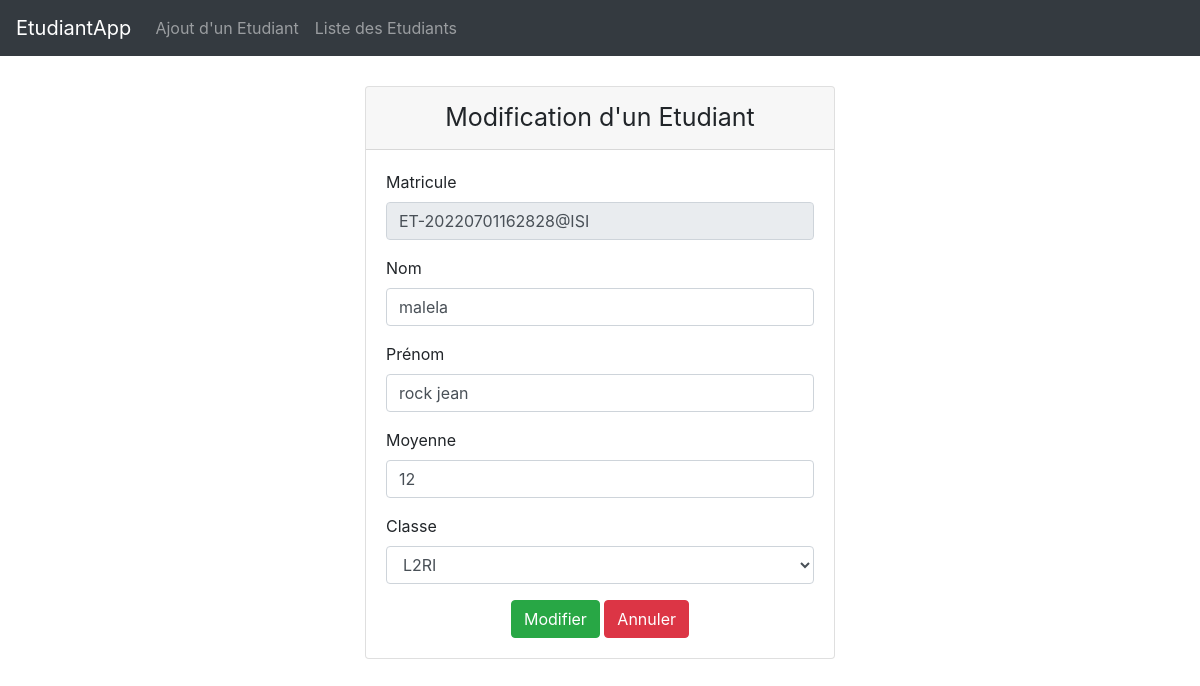
The page /?page=edit&id=1 on the database its author committed.
### tables this page shows
CREATE TABLE `etudiant` (
  `idE` int(11) NOT NULL,
  `matricule` varchar(50) NOT NULL,
  `nom` varchar(30) NOT NULL,
  `prenom` varchar(50) NOT NULL,
  `moyenne` double NOT NULL,
  `idClasse` int(11) NOT NULL
);

### DB/etudiantDB.php (called while the page is built, shortened)
<?php
    function getClasses()
    {
        global $db;
        $sql = "SELECT * FROM classe ORDER BY libelle ASC";
        return $db->query($sql)->fetchAll(2);
    }
    function getEtudiantById($id)
    {
        global $db;
        $sql = "SELECT *
                FROM etudiant e, classe c
                WHERE e.idClasse = c.idC
                AND idE = $id";
        return $db->query($sql)->fetch();
    }

### view/edit.php (the view, shortened to what this page needs)
<?php
    $id = $_GET['id'];
    $etu = getEtudiantById($id);
    $classe = getClasses();
?>
<div class="container spacer col-md-5">
    <div class="card">
        <div class="card-header police center">Modification d'un Etudiant</div>
        <div class="card-body">
            <form method="POST" action="">
                <div class="form-group">
                    <label for="" class="control-label">Matricule</label>
                    <input class="form-control" type="text" name="matricule" value="<?= $etu['matricule'] ?>"readonly>
                </div>
                <div class="form-group">
                    <label for="" class="control-label">Nom</label>
                    <input class="form-control" type="text" name="nom" value="<?= $etu['nom']?>" required>
                </div>
                <div class="form-group">
                    <label for="" class="control-label">Prénom</label>
                    <input class="form-control" type="text" name="prenom" value="<?= $etu['prenom']?>" required>
                </div>
                <div class="form-group">
                    <label for="" class="control-label">Moyenne</label>
                    <input class="form-control" type="number" name="moyenne" value="<?= $etu['moyenne']?>" min="0" max="20" required>
                </div>
                <div class="form-group">
                    <label class="control-label" for="">Classe</label>
                    <select class="form-control" name="classe" required>
                        <?php foreach($classe as $c) {?>
                            <?php $selected = ($etu['idClasse'] == $c['idC']) ? 'selected' : '';?>
                            <option <?= $selected ?> value="<?= $c['idC'] ?>"><?= $c['libelle'] ?></option>
                        <?php }?>
                    </select>
                </div>
                <div class="center">
                    <input type="submit" class="btn btn-success" name="modifier" value="Modifier">
                    <input type="reset" class="btn btn-danger" name="annuler" value="Annuler">
                </div>
            </form>
        </div>
    </div>
</div>

### style.css (style rules this page uses)
.spacer { margin-top: 30px; }
.center { text-align: center; }
.police { font-size: 25px; }

### rows shown on the page
etudiant: matricule "ET-20220701162828@ISI", nom "malela", prenom "rock jean", moyenne "12"

### other values the page prints
form field classe "L2RI"
